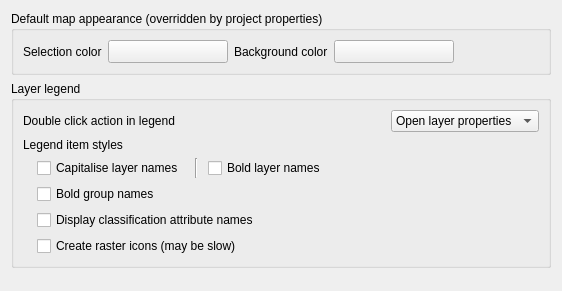
             <widget class="QWidget" name="mOptionsScrollAreaContents_06">
              <property name="geometry">
               <rect>
                <x>0</x>
                <y>0</y>
                <width>562</width>
                <height>291</height>
               </rect>
              </property>
              <layout class="QVBoxLayout" name="verticalLayout_25">
               <item>
                <widget class="QgsCollapsibleGroupBox" name="groupBox_9">
                 <property name="title">
                  <string>Default map appearance (overridden by project properties)</string>
                 </property>
                 <layout class="QGridLayout" name="gridLayout_7">
                  <item row="0" column="4">
                   <widget class="QgsColorButtonV2" name="pbnCanvasColor">
                    <property name="sizePolicy">
                     <sizepolicy hsizetype="Fixed" vsizetype="Fixed">
                      <horstretch>0</horstretch>
                      <verstretch>0</verstretch>
                     </sizepolicy>
                    </property>
                    <property name="minimumSize">
                     <size>
                      <width>120</width>
                      <height>0</height>
                     </size>
                    </property>
                    <property name="maximumSize">
                     <size>
                      <width>120</width>
                      <height>16777215</height>
                     </size>
                    </property>
                    <property name="text">
                     <string/>
                    </property>
                   </widget>
                  </item>
                  <item row="0" column="6">
                   <spacer name="horizontalSpacer_28">
                    <property name="orientation">
                     <enum>Qt::Horizontal</enum>
                    </property>
                    <property name="sizeHint" stdset="0">
                     <size>
                      <width>40</width>
                      <height>20</height>
                     </size>
                    </property>
                   </spacer>
                  </item>
                  <item row="0" column="3">
                   <widget class="QLabel" name="label">
                    <property name="sizePolicy">
                     <sizepolicy hsizetype="Maximum" vsizetype="Preferred">
                      <horstretch>0</horstretch>
                      <verstretch>0</verstretch>
                     </sizepolicy>
                    </property>
                    <property name="text">
                     <string>Background color</string>
                    </property>
                   </widget>
                  </item>
                  <item row="0" column="0">
                   <widget class="QLabel" name="textLabel1_9">
                    <property name="sizePolicy">
                     <sizepolicy hsizetype="Maximum" vsizetype="Preferred">
                      <horstretch>0</horstretch>
                      <verstretch>0</verstretch>
                     </sizepolicy>
                    </property>
                    <property name="text">
                     <string>Selection color</string>
                    </property>
                   </widget>
                  </item>
                  <item row="0" column="1">
                   <widget class="QgsColorButtonV2" name="pbnSelectionColor">
                    <property name="sizePolicy">
                     <sizepolicy hsizetype="Fixed" vsizetype="Fixed">
                      <horstretch>0</horstretch>
                      <verstretch>0</verstretch>
                     </sizepolicy>
                    </property>
                    <property name="minimumSize">
                     <size>
                      <width>120</width>
                      <height>0</height>
                     </size>
                    </property>
                    <property name="maximumSize">
                     <size>
                      <width>120</width>
                      <height>16777215</height>
                     </size>
                    </property>
                    <property name="text">
                     <string/>
                    </property>
                   </widget>
                  </item>
                 </layout>
                </widget>
               </item>
               <item>
                <widget class="QgsCollapsibleGroupBox" name="mLegendGrpBx">
                 <property name="minimumSize">
                  <size>
                   <width>0</width>
                   <height>0</height>
                  </size>
                 </property>
                 <property name="title">
                  <string>Layer legend</string>
                 </property>
                 <layout class="QVBoxLayout" name="verticalLayout_21">
                  <item>
                   <layout class="QHBoxLayout" name="horizontalLayout_8">
                    <item>
                     <widget class="QLabel" name="label_15">
                      <property name="text">
                       <string>Double click action in legend</string>
                      </property>
                     </widget>
                    </item>
                    <item>
                     <spacer name="horizontalSpacer_6">
                      <property name="orientation">
                       <enum>Qt::Horizontal</enum>
                      </property>
                      <property name="sizeHint" stdset="0">
                       <size>
                        <width>40</width>
                        <height>20</height>
                       </size>
                      </property>
                     </spacer>
                    </item>
                    <item>
                     <widget class="QComboBox" name="cmbLegendDoubleClickAction">
                      <item>
                       <property name="text">
                        <string>Open layer properties</string>
                       </property>
                      </item>
                      <item>
                       <property name="text">
                        <string>Open attribute table</string>
                       </property>
                      </item>
                     </widget>
                    </item>
                   </layout>
                  </item>
                  <item>
                   <layout class="QGridLayout" name="gridLayout_3">
                    <item row="1" column="2">
                     <widget class="Line" name="line_4">
                      <property name="minimumSize">
                       <size>
                        <width>12</width>
                        <height>0</height>
                       </size>
                      </property>
                      <property name="orientation">
                       <enum>Qt::Vertical</enum>
                      </property>
                     </widget>
                    </item>
                    <item row="1" column="0">
                     <spacer name="horizontalSpacer_34">
                      <property name="orientation">
                       <enum>Qt::Horizontal</enum>
                      </property>
                      <property name="sizeType">
                       <enum>QSizePolicy::Fixed</enum>
                      </property>
                      <property name="sizeHint" stdset="0">
                       <size>
                        <width>8</width>
                        <height>1</height>
                       </size>
                      </property>
                     </spacer>
                    </item>
                    <item row="1" column="1">
                     <widget class="QCheckBox" name="capitaliseCheckBox">
                      <property name="sizePolicy">
                       <sizepolicy hsizetype="Maximum" vsizetype="Fixed">
                        <horstretch>0</horstretch>
                        <verstretch>0</verstretch>
                       </sizepolicy>
                      </property>
                      <property name="text">
                       <string>Capitalise layer names</string>
                      </property>
                     </widget>
                    </item>
                    <item row="1" column="3">
                     <widget class="QCheckBox" name="mLegendLayersBoldChkBx">
                      <property name="sizePolicy">
                       <sizepolicy hsizetype="Minimum" vsizetype="Fixed">
                        <horstretch>0</horstretch>
                        <verstretch>0</verstretch>
                       </sizepolicy>
                      </property>
                      <property name="text">
                       <string>Bold layer names</string>
                      </property>
                     </widget>
                    </item>
                    <item row="3" column="1" colspan="3">
                     <widget class="QCheckBox" name="cbxLegendClassifiers">
                      <property name="text">
                       <string>Display classification attribute names</string>
                      </property>
                     </widget>
                    </item>
                    <item row="2" column="1" colspan="3">
                     <widget class="QCheckBox" name="mLegendGroupsBoldChkBx">
                      <property name="text">
                       <string>Bold group names</string>
                      </property>
                     </widget>
                    </item>
                    <item row="4" column="1" colspan="3">
                     <widget class="QCheckBox" name="cbxCreateRasterLegendIcons">
                      <property name="text">
                       <string>Create raster icons (may be slow)</string>
                      </property>
                     </widget>
                    </item>
                    <item row="0" column="0" colspan="4">
                     <widget class="QLabel" name="label_53">
                      <property name="sizePolicy">
                       <sizepolicy hsizetype="Minimum" vsizetype="Preferred">
                        <horstretch>0</horstretch>
                        <verstretch>0</verstretch>
                       </sizepolicy>
                      </property>
                      <property name="text">
                       <string>Legend item styles</string>
                      </property>
                     </widget>
                    </item>
                   </layout>
                  </item>
                 </layout>
                </widget>
               </item>
               <item>
                <spacer>
                 <property name="orientation">
                  <enum>Qt::Vertical</enum>
                 </property>
                 <property name="sizeHint" stdset="0">
                  <size>
                   <width>20</width>
                   <height>40</height>
                  </size>
                 </property>
                </spacer>
               </item>
              </layout>
             </widget>
